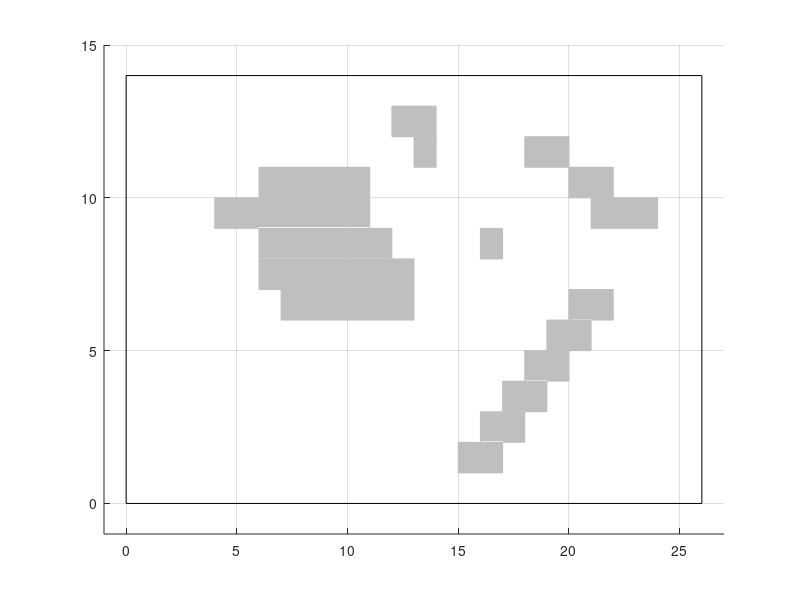

Here is the MATLAB script that generated this plot: (Note: this script raises an error after producing the figure.)
input = fopen('inputtest.txt', 'r');
for i = 1:4
    param = fgets(input);
    eval(param);
end
% restricted area
param = fgets(input);
param  = strrep(param, '[', '{');
param  = strrep(param, ']', '}');
param  = strrep(param, '(', '[');
param  = strrep(param, ')', ']');
eval(param);

fclose(input);
for i = 1:size(rest_area, 2)
    rectangle('Position', [rest_area{i}(1) rest_area{i}(3) rest_area{i}(2)-rest_area{i}(1) rest_area{i}(4)-rest_area{i}(3)], 'FaceColor', [0.749, 0.749, 0.749], 'EdgeColor', [0.749, 0.749, 0.749]);
end
rectangle('Position', [0 0 width height]);
axis([0-radius, width+radius, 0-radius, height+radius]);
grid on;
output = fopen('outputtest.txt', 'r');
while ~feof(output)
    circles = fgets(output);
    eval(circles);
end

fclose(output);